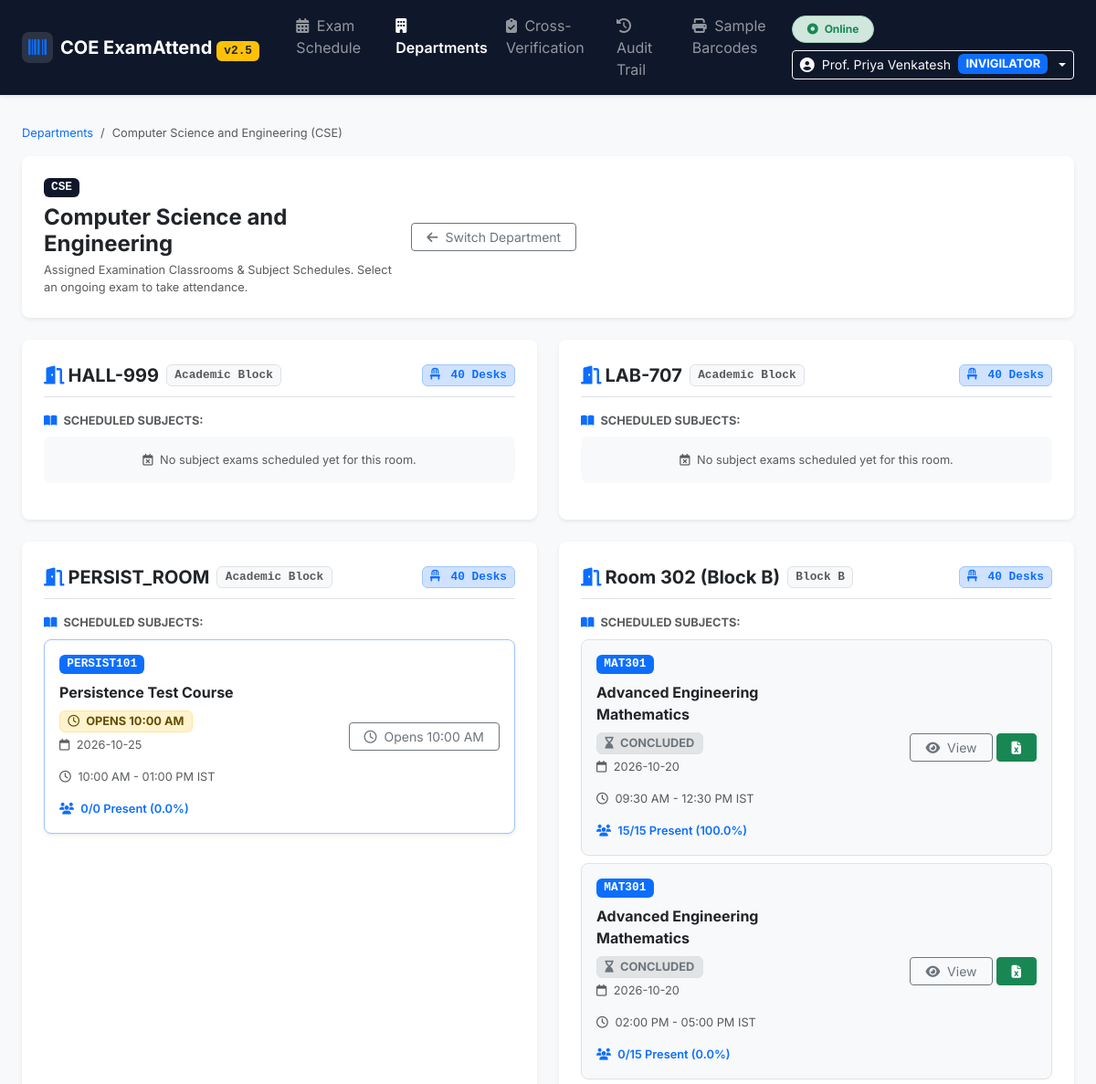
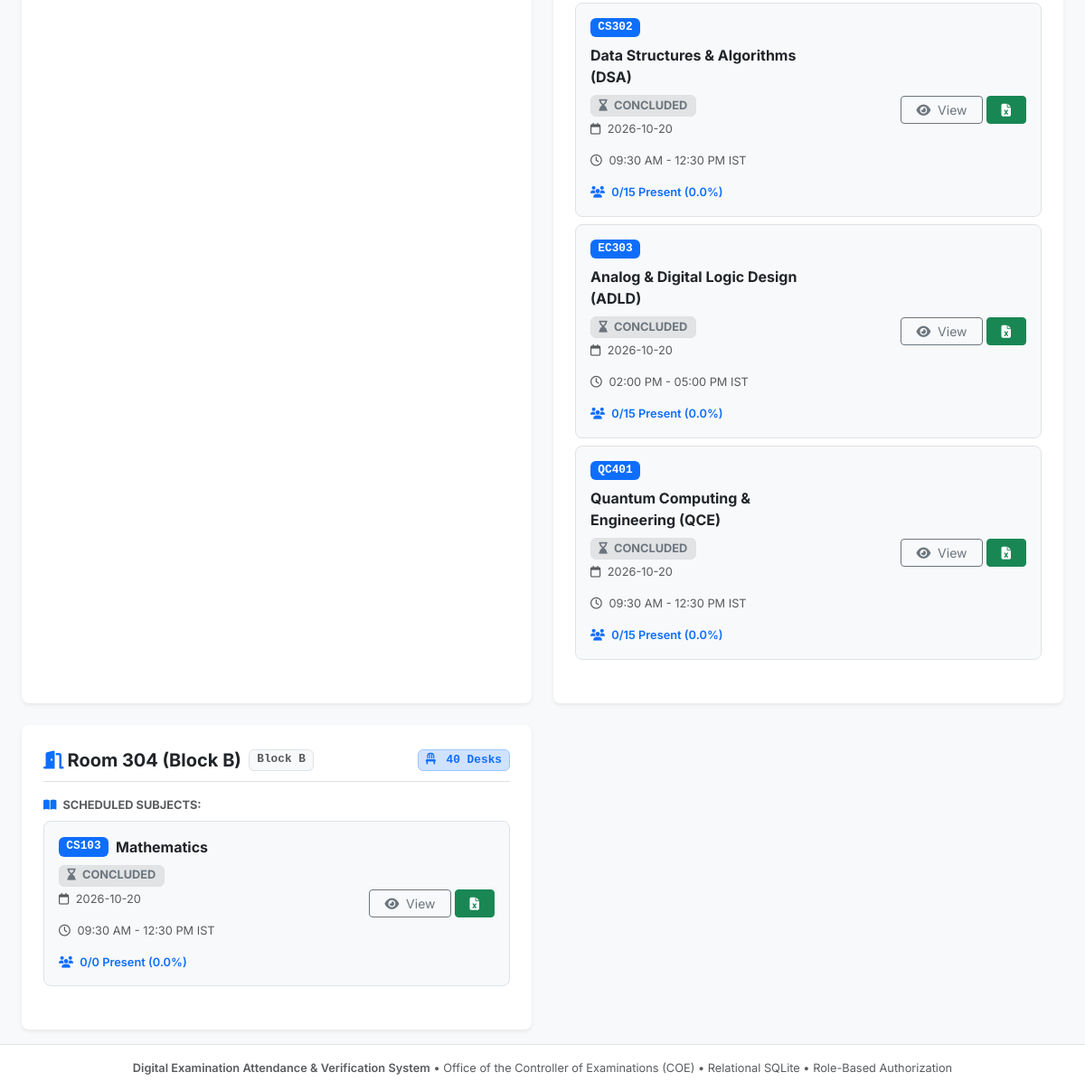
Page /departments/1/classrooms (signed in) on the committed database (2 pictures, top to bottom).
### tables this page shows
CREATE TABLE departments (
        id INTEGER PRIMARY KEY AUTOINCREMENT,
        code TEXT UNIQUE NOT NULL,
        name TEXT NOT NULL,
        created_at TEXT DEFAULT CURRENT_TIMESTAMP
    );

CREATE TABLE classrooms (
        id INTEGER PRIMARY KEY AUTOINCREMENT,
        department_id INTEGER NOT NULL,
        room_number TEXT NOT NULL,
        building TEXT,
        capacity INTEGER DEFAULT 40,
        created_at TEXT DEFAULT CURRENT_TIMESTAMP,
        FOREIGN KEY (department_id) REFERENCES departments(id),
        UNIQUE(department_id, room_number)
    );

CREATE TABLE exam_sessions (
        id INTEGER PRIMARY KEY AUTOINCREMENT,
        course_code TEXT NOT NULL,
        course_name TEXT NOT NULL,
        exam_date TEXT NOT NULL,
        exam_session TEXT NOT NULL,
        room_number TEXT NOT NULL,
        qp_code TEXT NOT NULL,
        invigilator_name TEXT NOT NULL,
        invigilator_id TEXT NOT NULL,
        status TEXT DEFAULT 'IN_PROGRESS', -- 'IN_PROGRESS', 'LOCKED'
        locked_at TEXT,
        locked_by TEXT,
        created_at TEXT DEFAULT CURRENT_TIMESTAMP
    , exam_id INTEGER, subject_id INTEGER, department_id INTEGER, classroom_id INTEGER, invigilator_user_id INTEGER, submitted_at TEXT, start_time TEXT DEFAULT '09:30', end_time TEXT DEFAULT '12:30');

### app.py (the view)
@app.route('/departments/<int:dept_id>/classrooms')
@login_required
def classrooms_view(dept_id):
    if not check_department_access(dept_id):
        return render_template('base.html', content="<div class='container p-5 text-center text-danger'><h4>403 Forbidden: You are not authorized to access this department's classrooms.</h4><a href='/departments' class='btn btn-primary mt-3'>Back to Authorized Departments</a></div>"), 403
    conn = get_db()
    cursor = conn.cursor()
    cursor.execute('SELECT * FROM departments WHERE id = ?', (dept_id,))
    department = cursor.fetchone()
    if not department:
        conn.close()
        return "Department not found.", 404
    cursor.execute('''
        SELECT
            c.id as classroom_id,
            c.room_number,
            c.building,
            c.capacity
        FROM classrooms c
        WHERE c.department_id = ?
        ORDER BY c.room_number ASC
    ''', (dept_id,))
    rooms_raw = [dict(row) for row in cursor.fetchall()]
    classrooms = []
    for r in rooms_raw:
        cursor.execute('''
            SELECT
                e.id as id,
                e.course_code,
                e.course_name,
                e.exam_date,
                e.start_time,
                e.end_time,
                e.exam_session,
                e.qp_code,
                e.invigilator_name,
                e.invigilator_id,
                e.status,
                e.locked_at,
                (SELECT COUNT(*) FROM students WHERE session_id = e.id) as total_students,
                (SELECT COUNT(*) FROM students WHERE session_id = e.id AND attendance_status = 'PRESENT') as present_count,
                (SELECT COUNT(*) FROM students WHERE session_id = e.id AND attendance_status = 'ABSENT') as absent_count,
                (SELECT COUNT(*) FROM students WHERE session_id = e.id AND attendance_status = 'PENDING') as pending_count
            FROM exam_sessions e
            WHERE e.classroom_id = ? OR (e.classroom_id IS NULL AND LOWER(e.room_number) = LOWER(?))
            ORDER BY e.id ASC
        ''', (r['classroom_id'], r['room_number']))
        room_sessions = [dict(s) for s in cursor.fetchall()]
        for s in room_sessions:
            tot = s.get('total_students') or 0
            pres = s.get('present_count') or 0
            s['completion_pct'] = round((pres / tot * 100), 1) if tot > 0 else 0.0
            s['time_window'] = get_session_window_status(s)
        r['sessions'] = room_sessions
        active_sess = next((s for s in room_sessions if s['time_window']['status'] == 'ACTIVE'),
                      next((s for s in room_sessions if s['time_window']['status'] == 'UPCOMING'),
                      next((s for s in room_sessions if s['status'] != 'LOCKED'), room_sessions[-1] if room_sessions else None)))
        if active_sess:
            r.update(active_sess)
        else:
            r['id'] = None
            r['course_code'] = 'No Exam Scheduled'
            r['course_name'] = 'No Active Session'
            r['exam_date'] = '-'
            r['exam_session'] = '-'
            r['status'] = 'NOT_STARTED'
            r['total_students'] = 0
            r['present_count'] = 0
            r['absent_count'] = 0
            r['pending_count'] = 0
            r['completion_pct'] = 0.0
        classrooms.append(r)
    cursor.execute('SELECT id, code, name FROM departments ORDER BY code ASC')
    all_departments = [dict(r) for r in cursor.fetchall()]
    conn.close()
    return render_template('classrooms.html', department=dict(department), classrooms=classrooms, all_departments=all_departments)

### app.py (called while the page is built)
def get_ist_now():
    return datetime.now(IST).replace(tzinfo=None)

@app.context_processor
def inject_globals():
    return {
        'get_ist_now': get_ist_now
    }

def login_required(f):
    @wraps(f)
    def decorated_function(*args, **kwargs):
        if not session.get('user_id'):
            if request.path.startswith('/api/'):
                return jsonify({'success': False, 'message': 'Authentication required. Please log in.'}), 401
            return redirect(url_for('login', next=request.path))
        return f(*args, **kwargs)
    return decorated_function

def check_department_access(dept_id):
    if not session.get('user_id'):
        return True
    return True

### database.py (called while the page is built)
def get_db(db_path=None):
    path = db_path or DB_PATH
    conn = sqlite3.connect(path, timeout=30.0)
    try:
        conn.execute("PRAGMA journal_mode=WAL;")
    except Exception:
        pass
    conn.execute("PRAGMA busy_timeout=15000;")
    conn.execute("PRAGMA foreign_keys=ON;")
    conn.row_factory = sqlite3.Row
    return conn

### templates/classrooms.html (shortened to what this page needs)
{% extends 'base.html' %}
{% block content %}
<div class="container-fluid px-3 px-md-4">
    <nav aria-label="breadcrumb" class="mb-2 mb-md-3">
        <ol class="breadcrumb fs-7">
            <li class="breadcrumb-item"><a href="/departments" class="text-decoration-none">Departments</a></li>
            <li class="breadcrumb-item active" aria-current="page">{{ department.name }} ({{ department.code }})</li>
        </ol>
    </nav>
    <div class="card border-0 shadow-sm mb-3 mb-md-4 bg-white rounded-3">
        <div class="card-body p-3 p-md-4">
            <div class="d-flex flex-column flex-md-row align-items-start align-items-md-center justify-content-between gap-3">
                <div>
                    <div class="d-flex flex-wrap align-items-center gap-2 mb-1">
                        <span class="badge bg-navy text-white font-monospace px-2 py-1 fs-7">
                            {{ department.code }}
                        </span>
                        <h4 class="fw-bold mb-0 text-dark">{{ department.name }}</h4>
                    </div>
                    <p class="text-muted fs-7 mb-0">
                        Assigned Examination Classrooms & Subject Schedules. Select an ongoing exam to take attendance.
                    </p>
                </div>
                <div class="d-flex flex-wrap align-items-center gap-2 w-100 w-md-auto">
                    <a href="/departments" class="btn btn-outline-secondary btn-sm px-3 flex-grow-1 flex-md-grow-0">
                        <i class="fa-solid fa-arrow-left me-1"></i> Switch Department
                    </a>
                </div>
            </div>
        </div>
    </div>
    <div class="row g-3 g-md-4">
        {% for room in classrooms %}
        <div class="col-12 col-lg-6">
            <div class="card border-0 shadow-sm h-100 bg-white stat-card rounded-3 overflow-hidden">
                <div class="card-body p-3 p-md-4 d-flex flex-column justify-content-between">
                    <div>
                        <div class="d-flex flex-wrap align-items-center justify-content-between gap-2 mb-3 pb-2 border-bottom">
                            <div class="d-flex align-items-center gap-2">
                                <span class="fw-bold fs-5 text-dark">
                                    <i class="fa-solid fa-door-open text-primary me-1"></i>{{ room.room_number }}
                                </span>
                                {% if room.building %}
                                <span class="badge bg-light text-muted border fs-7 font-monospace">
                                    {{ room.building }}
                                </span>
                                {% endif %}
                            </div>
                            <div class="d-flex align-items-center gap-1">
                                <span class="badge bg-primary-subtle text-primary border border-primary-subtle fs-7 font-monospace px-2 py-1">
                                    <i class="fa-solid fa-chair me-1"></i> {{ room.capacity }} Desks
                                </span>
                            </div>
                        </div>
                        <div class="d-flex align-items-center justify-content-between mb-2">
                            <span class="fs-7 fw-bold text-muted text-uppercase">
                                <i class="fa-solid fa-book-open text-primary me-1"></i> Scheduled Subjects:
                            </span>
                        </div>
                        <div class="list-group mb-3">
                            {% for s in room.sessions %}
                            <div class="list-group-item list-group-item-action p-3 border rounded-3 mb-2 {% if s.status == 'LOCKED' or s.status == 'SUBMITTED' or s.time_window.status == 'CONCLUDED' %}bg-light{% else %}bg-white border-primary-subtle shadow-sm{% endif %}">
                                <div class="d-flex flex-column flex-sm-row align-items-start align-items-sm-center justify-content-between gap-2">
                                    <div class="w-100">
                                        <div class="d-flex flex-wrap align-items-center gap-2 mb-1">
                                            <span class="badge bg-primary text-white font-monospace fs-7">{{ s.course_code }}</span>
                                            <strong class="text-dark fs-6">{{ s.course_name }}</strong>
                                            {% if s.status == 'LOCKED' or s.status == 'SUBMITTED' %}
                                                <span class="badge bg-danger text-white fs-7"><i class="fa-solid fa-lock me-1"></i> LOCKED</span>
                                            {% elif s.time_window.status == 'UPCOMING' %}
                                                <span class="badge bg-warning-subtle text-warning-emphasis border border-warning-subtle fs-7">
                                                    <i class="fa-regular fa-clock me-1"></i> {{ s.time_window.badge_text }}
                                                </span>
                                            {% elif s.time_window.status == 'ACTIVE' %}
                                                <span class="badge bg-success-subtle text-success border border-success-subtle fs-7">
                                                    <i class="fa-solid fa-qrcode me-1"></i> READY TO SCAN
                                                </span>
                                            {% else %}
                                                <span class="badge bg-secondary-subtle text-secondary border fs-7">
                                                    <i class="fa-solid fa-hourglass-end me-1"></i> CONCLUDED
                                                </span>
                                            {% endif %}
                                        </div>
                                        <div class="fs-7 text-muted d-flex flex-wrap gap-2 gap-sm-3 mt-1">
                                            <span><i class="fa-regular fa-calendar me-1"></i> {{ s.exam_date }}</span>
                                            <span><i class="fa-regular fa-clock me-1"></i> {{ s.time_window.start_display }} - {{ s.time_window.end_display }} IST</span>
                                            <span class="text-primary fw-semibold"><i class="fa-solid fa-users me-1"></i> {{ s.present_count }}/{{ s.total_students }} Present ({{ s.completion_pct }}%)</span>
                                        </div>
                                    </div>
                                    <div class="d-flex align-items-center gap-1 w-100 w-sm-auto justify-content-end mt-2 mt-sm-0">
                                        {% if s.status == 'LOCKED' or s.status == 'SUBMITTED' or s.time_window.status == 'CONCLUDED' %}
                                            <a href="/sessions/{{ s.id }}/roster" class="btn btn-outline-secondary btn-sm px-3 flex-grow-1 flex-sm-grow-0" title="View Finalized Roster">
                                                <i class="fa-solid fa-eye me-1"></i> View
                                            </a>
                                            <a href="/download_report/{{ s.id }}" class="btn btn-success btn-sm px-3 flex-grow-1 flex-sm-grow-0" title="Download Official COE Excel Report">
                                                <i class="fa-solid fa-file-excel"></i>
                                            </a>
                                        {% elif s.time_window.status == 'UPCOMING' %}
                                            {% if session.get('role') == 'ADMIN' %}
                                            <a href="/sessions/{{ s.id }}/roster" class="btn btn-warning btn-sm px-3 fw-semibold flex-grow-1 flex-sm-grow-0" title="Admin Early Scan Override">
                                                <i class="fa-solid fa-camera me-1"></i> Scan (Admin)
                                            </a>
                                            {% else %}
                                            <a href="/sessions/{{ s.id }}/roster" class="btn btn-outline-secondary btn-sm px-3 flex-grow-1 flex-sm-grow-0" title="{{ s.time_window.message }}">
                                                <i class="fa-regular fa-clock me-1"></i> Opens {{ s.time_window.start_display }}
                                            </a>
                                            {% endif %}
                                        {% else %}
                                            <a href="/sessions/{{ s.id }}/roster" class="btn btn-primary btn-sm px-3 fw-semibold flex-grow-1 flex-sm-grow-0">
                                                <i class="fa-solid fa-camera me-1"></i> Scan Roster
                                            </a>
                                        {% endif %}
                                    </div>
                                </div>
                            </div>
                            {% else %}
                            <div class="p-3 bg-light rounded-3 text-center text-muted fs-7">
                                <i class="fa-regular fa-calendar-xmark me-1"></i> No subject exams scheduled yet for this room.
                            </div>
                            {% endfor %}
                        </div>
                    </div>
                </div>
            </div>
        </div>
        {% endfor %}
    </div>
</div>
{% endblock %}

### static/css/style.css (style rules this page uses)
:root { --navy-blue: #0f172a; --navy-surface: #1e293b; --primary-blue: #2563eb; --emerald-green: #059669; --crimson-red: #dc2626; --amber-warning: #d97706; }
body { font-family: 'Inter', system-ui, -apple-system, sans-serif; color: #1e293b; background-color: #f8fafc; }
.bg-navy { background-color: var(--navy-blue) !important; }
.fs-7 { font-size: 0.8rem !important; }
.card { border-radius: 12px; border: 1px solid #e2e8f0; }
.stat-card { transition: transform 0.15s ease-in-out, box-shadow 0.15s ease-in-out; }

### rows in the picture
departments: name "Computer Science and Engineering", code "CSE"
classrooms: room_number "HALL-999", building "Academic Block", capacity "40"
classrooms: room_number "LAB-707", building "Academic Block", capacity "40"
classrooms: room_number "PERSIST_ROOM", building "Academic Block"
exam_sessions: course_code "PERSIST101", course_name "Persistence Test Course", time_window.badge_text "OPENS 10:00 AM", exam_date "2026-10-25", time_window.start_display "10:00 AM", time_window.end_display "01:00 PM", present_count "0", total_students "0", completion_pct "0.0"
classrooms: room_number "Room 302 (Block B)", building "Block B"
exam_sessions: course_code "MAT301", course_name "Advanced Engineering Mathematics", status "CONCLUDED", exam_date "2026-10-20", time_window.start_display "09:30 AM", time_window.end_display "12:30 PM", present_count "15", total_students "15", completion_pct "100.0"
exam_sessions: course_code "MAT301", course_name "Advanced Engineering Mathematics", status "CONCLUDED", exam_date "2026-10-20", time_window.start_display "02:00 PM", time_window.end_display "05:00 PM", present_count "0", total_students "15", completion_pct "0.0"
exam_sessions: course_code "CS302", course_name "Data Structures & Algorithms (DSA)", status "CONCLUDED", exam_date "2026-10-20", time_window.start_display "09:30 AM", time_window.end_display "12:30 PM", present_count "0", total_students "15", completion_pct "0.0"
exam_sessions: course_code "EC303", course_name "Analog & Digital Logic Design (ADLD)", status "CONCLUDED", exam_date "2026-10-20", time_window.start_display "02:00 PM", time_window.end_display "05:00 PM", present_count "0", total_students "15", completion_pct "0.0"
exam_sessions: course_code "QC401", course_name "Quantum Computing & Engineering (QCE)", status "CONCLUDED", exam_date "2026-10-20", time_window.start_display "09:30 AM", time_window.end_display "12:30 PM", present_count "0", total_students "15", completion_pct "0.0"
classrooms: room_number "Room 304 (Block B)", building "Block B"
exam_sessions: course_code "CS103", course_name "Mathematics", status "CONCLUDED", exam_date "2026-10-20", time_window.start_display "09:30 AM", time_window.end_display "12:30 PM", present_count "0", total_students "0", completion_pct "0.0"

### other values in the picture
{{ session.get('full_name', 'User') }} "Prof. Priya Venkatesh"
{{ room.capacity }} "40" "40" "40"
